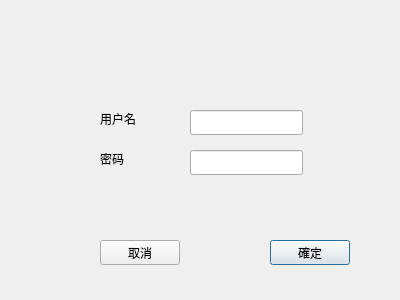
<?xml version="1.0" encoding="UTF-8"?>
<ui version="4.0">
 <class>LoginDialog</class>
 <widget class="QDialog" name="LoginDialog">
  <property name="geometry">
   <rect>
    <x>0</x>
    <y>0</y>
    <width>400</width>
    <height>300</height>
   </rect>
  </property>
  <property name="windowTitle">
   <string>登录</string>
  </property>
  <widget class="QLabel" name="label">
   <property name="geometry">
    <rect>
     <x>100</x>
     <y>110</y>
     <width>81</width>
     <height>17</height>
    </rect>
   </property>
   <property name="text">
    <string>用户名</string>
   </property>
  </widget>
  <widget class="QLabel" name="label_2">
   <property name="geometry">
    <rect>
     <x>100</x>
     <y>150</y>
     <width>61</width>
     <height>17</height>
    </rect>
   </property>
   <property name="text">
    <string>密码</string>
   </property>
  </widget>
  <widget class="QLineEdit" name="lineEdit">
   <property name="geometry">
    <rect>
     <x>190</x>
     <y>110</y>
     <width>113</width>
     <height>25</height>
    </rect>
   </property>
  </widget>
  <widget class="QLineEdit" name="lineEdit_2">
   <property name="geometry">
    <rect>
     <x>190</x>
     <y>150</y>
     <width>113</width>
     <height>25</height>
    </rect>
   </property>
  </widget>
  <widget class="QPushButton" name="pushButton">
   <property name="geometry">
    <rect>
     <x>270</x>
     <y>240</y>
     <width>80</width>
     <height>25</height>
    </rect>
   </property>
   <property name="text">
    <string>確定</string>
   </property>
  </widget>
  <widget class="QPushButton" name="pushButton_2">
   <property name="geometry">
    <rect>
     <x>100</x>
     <y>240</y>
     <width>80</width>
     <height>25</height>
    </rect>
   </property>
   <property name="text">
    <string>取消</string>
   </property>
  </widget>
 </widget>
 <resources/>
 <connections/>
</ui>
